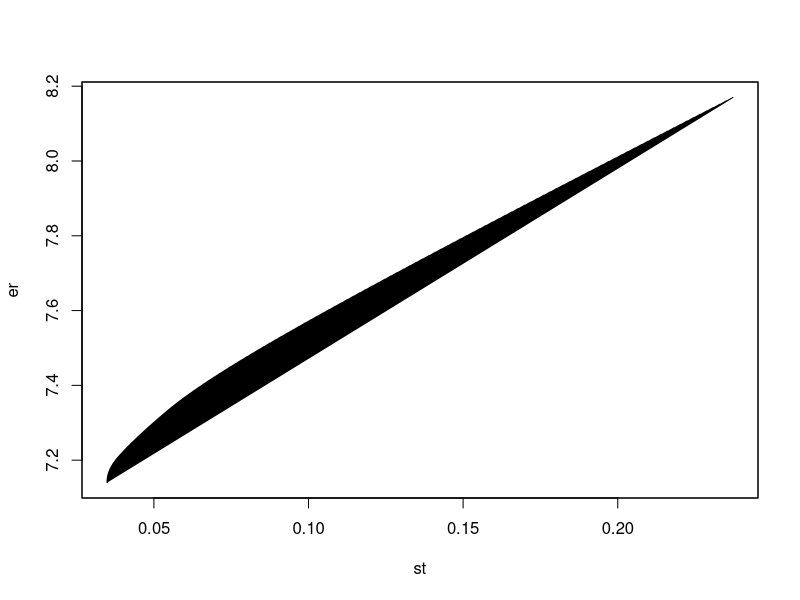

Source code (R):
rel<-c(0.49,0.58,0.53,0.55,0.53,0.52,0.53,0.51,0.54,0.54,0.50,0.67)
sund<-c(0.46,0.70,0.73,0.89,0.61,0.29,0.68,0.29,0.15,0.46,0.32,0.81)
bnp<-c(0.50,0.59,0.54,0.56,0.60,0.51,0.57,0.53,0.55,0.56,0.51,0.60)
mr<-7.27
ms<-8.17
mb<-7.14
crs<-cov(rel,sund)
crb<-cov(rel,bnp)
csb<-cov(sund,bnp)
crr<-cov(rel,rel)
cbb<-cov(bnp,bnp)
css<-cov(sund,sund)
st<-c(1:231)
er<-c(1:231)                                                                                               
k<-1
#cat(crs, "    ", crb,"  ", csb,"\n")
A<-matrix(c(crr,crs,crb,crs,css,csb,crb,csb,cbb),nrow=3, ncol=3, byrow=TRUE)
for (w1 in seq(from=0, to=1,by=0.01))
{
  x<-1-w1
  for(w2 in seq(from=0, to = x, by=0.01))
  {
    w3<-x-w2
    #cat(w1, " ", w2, " ",w3, "\n")
    w<-c(w1,w2,w3)
    wt<-t(t(w))
    res<-w %*% A
    res1<-res%*%wt
    st[k]=sqrt(res1[1,])
    er[k]=w1*mr+w2*ms+w3*mb;
    cat ("\n", "ER= ", er[k],  "SD= ", st[k], "w1 = ", w1, "w2= ", w2, "w3= ", w3, "\n")
  k=k+1;
  }
}
plot(st,er,'l')
#(side=1, at=seq(0,0.05,0.0005))
#axis(side=2, at=seq(7,8.2,0.1))
box()
for (i in 1:3)
{
  for (j in 1:3)
  {
    #cat (as.numeric(A[i,j]), " ")
  }
  cat("\n")
}

